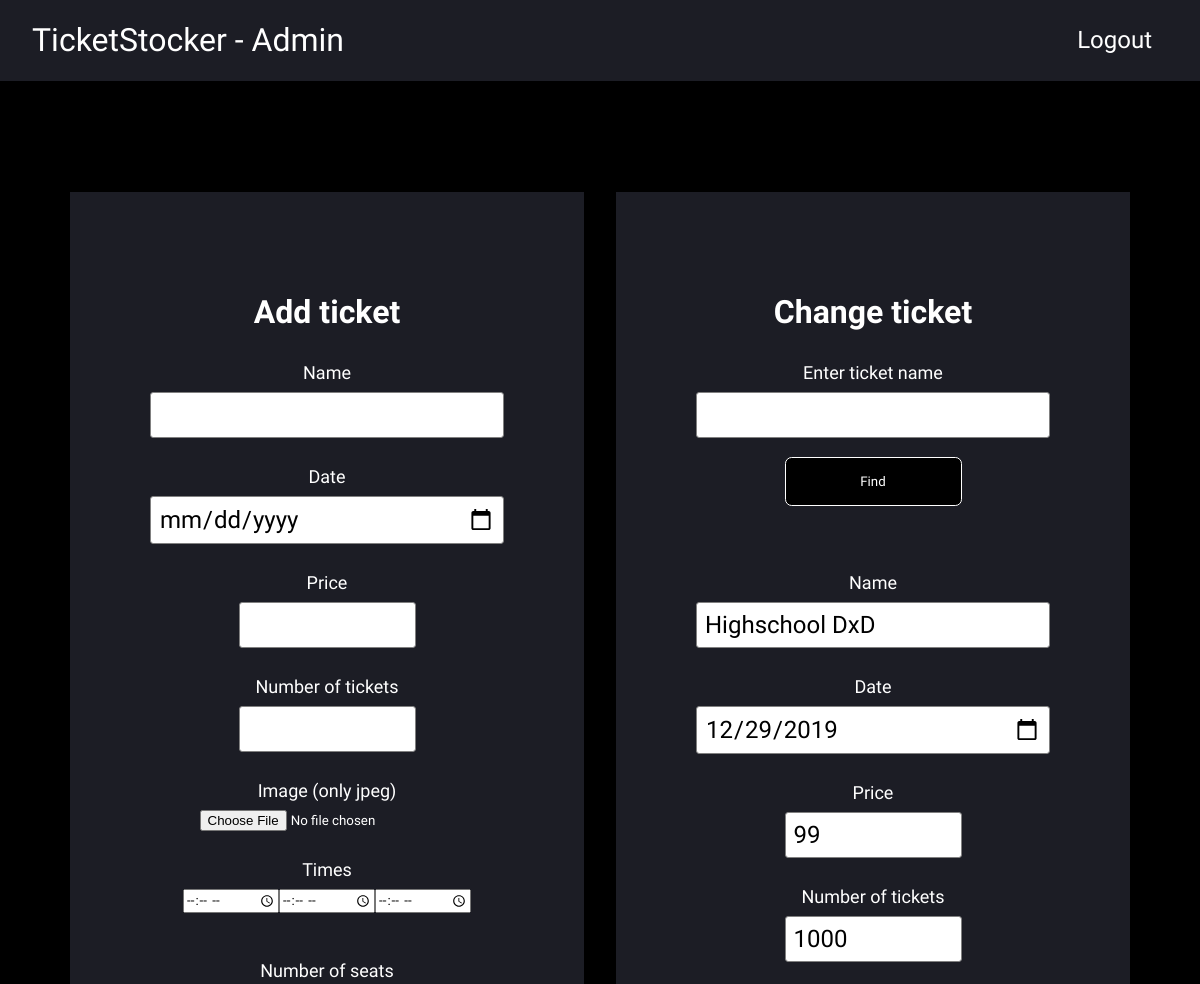
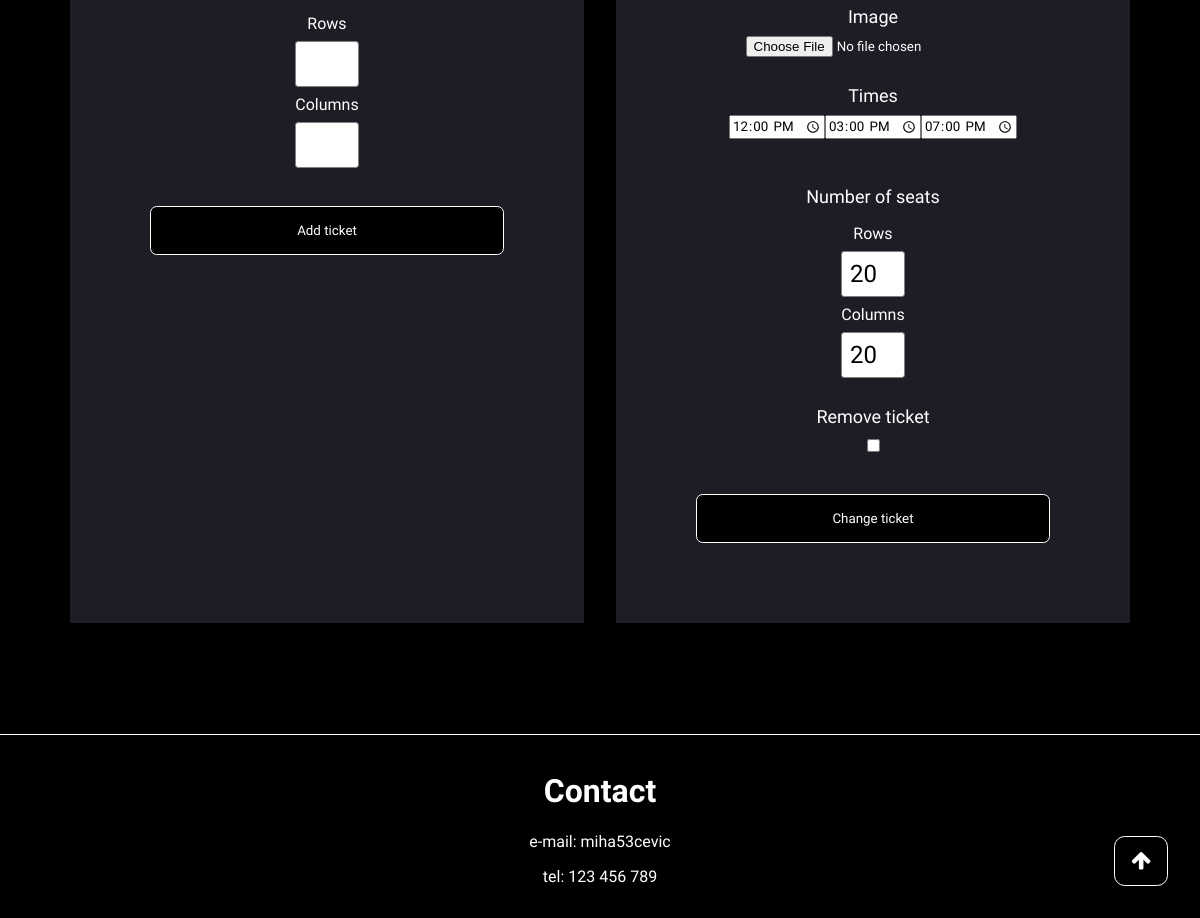
/admin/admin.php?change_ticket_name=Highschool DxD, run on an earlier commit of the app's database (2 pictures, top to bottom).
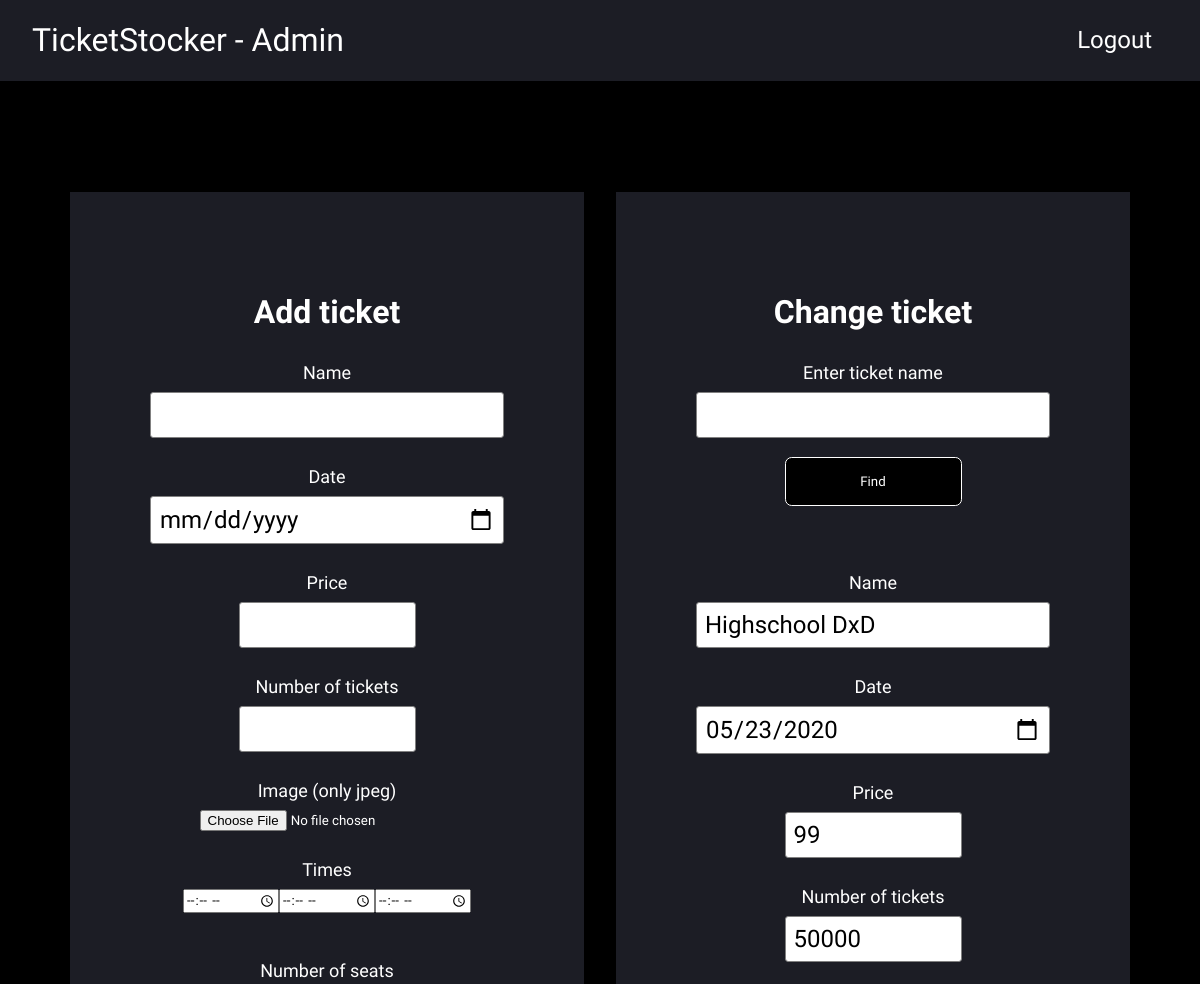
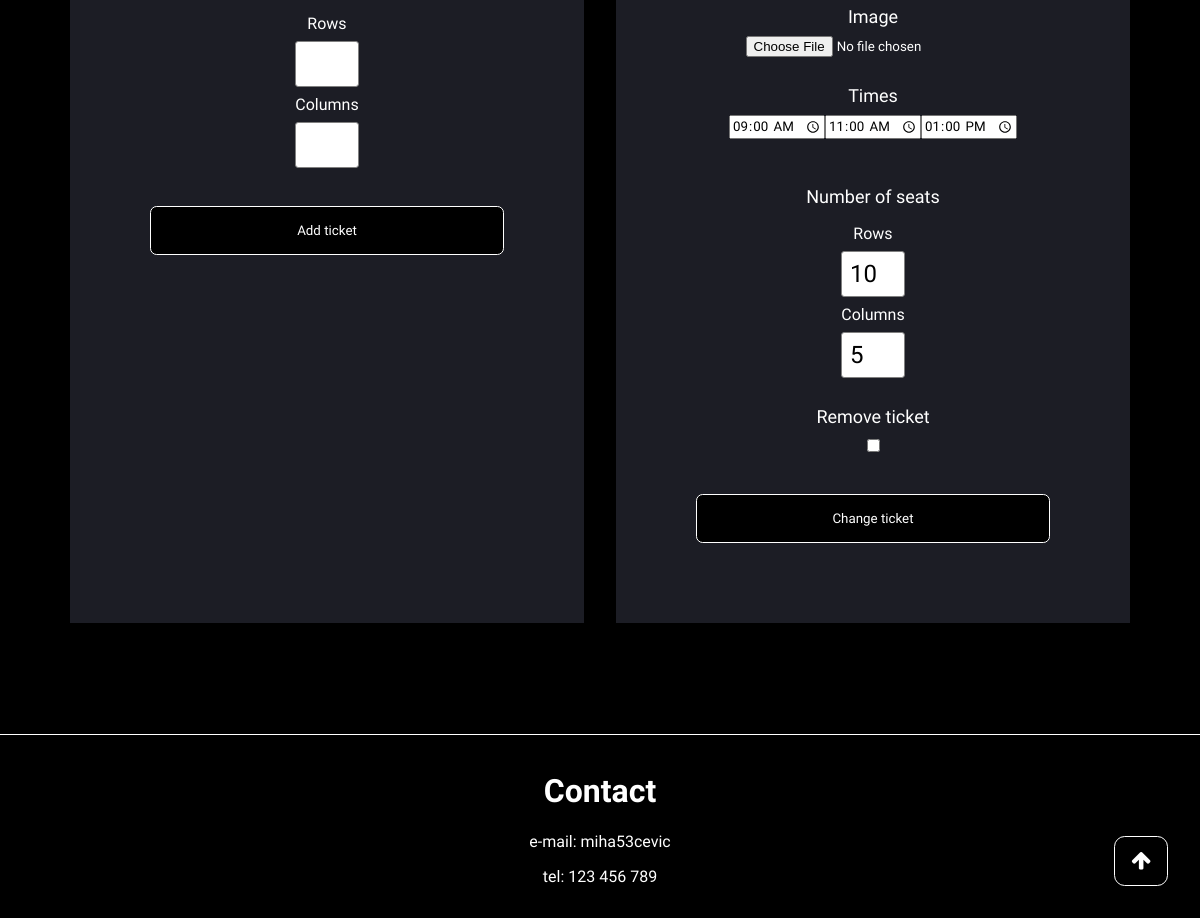
And on a later commit of the database (2 pictures, top to bottom).
### tables this page shows
CREATE TABLE `ticket` (
  `id` int(11) NOT NULL,
  `name` varchar(255) NOT NULL,
  `date` date NOT NULL,
  `price` int(11) NOT NULL
);

CREATE TABLE `ticket_num` (
  `id` int(11) NOT NULL,
  `ticket_num` int(11) NOT NULL
);

CREATE TABLE `times` (
  `id` int(11) NOT NULL,
  `time1` time NOT NULL,
  `time2` time DEFAULT NULL,
  `time3` time DEFAULT NULL
);

CREATE TABLE `seats` (
  `id` int(11) NOT NULL,
  `row` int(11) NOT NULL,
  `col` int(11) NOT NULL
);

### src/includes/utils.php (called while the page is built, shortened)
<?php
require_once 'SqlHandler.php';
function sql_data_exists($handler) {
    return count($handler->data) > 0;
}
?>

### src/includes/SqlHandler.php (called while the page is built, shortened)
<?php
    class SqlHandler {
        public $mysqli;
        function __construct($ip, $user, $pass, $database) {
            $this->mysqli = mysqli_connect($ip, $user, $pass, $database);
        }
        function querry($sql, $read) {
            $result = mysqli_query($this->mysqli, $sql);
            return true;
        }
    };
?>

### src/admin/admin.php (the view, shortened to what the changed rows need)
<?php
    if (!empty($_GET)) {
        $name = $_GET["change_ticket_name"];
        require_once '../includes/utils.php';
        $handler = createSqlHandler();
        $handler->querry("SELECT id FROM ticket WHERE ticket.name = '$name'", true);
        if (sql_data_exists($handler)) {
            $id = $handler->data[0]['id'];
            $handler->querry("SELECT * FROM ticket, seats, ticket_num, times WHERE ticket.id = '$id' AND seats.id = '$id' AND ticket_num.id = '$id' AND times.id = '$id'", true);
        }
        if (sql_data_exists($handler)) {
            $exists = true;
            $date = $handler->data[0]['date'];
            $price = $handler->data[0]['price'];
            $ticket_num = $handler->data[0]['ticket_num'];
            $ticket_time1 = $handler->data[0]['time1'];
            $ticket_time2 = $handler->data[0]['time2'];
            $ticket_time3 = $handler->data[0]['time3'];
            $ticket_row = $handler->data[0]['row'];
            $ticket_col = $handler->data[0]['col'];
        } else {
            $exists = false;
        }
    }
?>
<!DOCTYPE html>
<html lang="en">
<head>
    <link rel='stylesheet' href='https://cdnjs.cloudflare.com/ajax/libs/font-awesome/4.7.0/css/font-awesome.min.css'>
    <link rel="stylesheet" href="../main.css">
</head>
<body>
    <main class="main">
        <header class="header bg-sec-colour">
            <h1 class="header-title"> <a href="../index.php" class="header-title">TicketStocker - Admin</a> </h1>
        </header>
        <br><br><br><br><br>
        <div class="row">
            <div class="container bg-sec-colour" style="color: white;">
                <div class="content paddingL">
                    <form action='../server_requests/add_ticket.php' method='POST' enctype='multipart/form-data'>
                        <h1 style="color: white;">Add ticket</h1>
                        <input class="text-field" type="text" name='ticket_name' required><br><br>
                        <input class="text-field" type="date" name='ticket_date' required><br><br>
                        <br><br>
                        <input class="text-field w50" type="text" name='ticket_num' required><br><br>
                        <input type="file" accept="image/jpeg" name='ticket_img' id='ticket_img' required><br><br>
                        <br><br>
                        <br><br><br>
                </div>
            </div>
            <div class="container bg-sec-colour" style="color: white;">
                <div class="content paddingL">
                    <form action='' method='GET'>
                        <h1 style="color: white;">Change ticket</h1>
                        <input class="text-field w100" type="text" name='change_ticket_name'><br><br>
                    </form><br><br><br>
                    <?php
                        if (isset($exists) && $exists) {
                            printf('<form action="../server_requests/change_ticket.php" method="POST" enctype="multipart/form-data">');
                            printf('<p class="pHeader">Name</p>');
                            printf('<input class="text-field" type="text" name="ticket_name" value="%s"><br><br>', $name);
                            printf('<p class="pHeader">Date</p>');
                            printf('<input class="text-field" type="date" name="ticket_date" value="%s"><br><br>', $date);
                            printf('<p class="pHeader">Price</p>');
                            printf('<input class="text-field w50" type="number" name="ticket_price" value="%s">', $price);
                            printf('<br><br>');
                            printf('<p class="pHeader">Number of tickets</p>');
                            printf('<input class="text-field w50" type="text" name="ticket_num" value="%s"><br><br>', $ticket_num);
                            printf('<p class="pHeader">Image</p>');
                            printf('<input type="file" accept="image/jpeg" name="ticket_img"><br><br>');
                            printf('<p class="pHeader">Times</p>');
                            printf('<div class="row justify-content-center">');
                            printf('<input type="time" name="ticket_time1" value="%s">', $ticket_time1);
                            printf('<input type="time" name="ticket_time2" value="%s">', $ticket_time2);
                            printf('<input type="time" name="ticket_time3" value="%s">', $ticket_time3);
                            printf('</div><br><br>');
                            printf('<p class="pHeader">Number of seats</p>');
                            printf('<p class="pText">Rows</p>');
                            printf('<input type="number" class="text-field" style="width: 4rem;" name="ticket_row" value="%s">', $ticket_row);
                            printf('<p class="pText">Columns</p>');
                            printf('<input type="number" class="text-field" style="width: 4rem;" name="ticket_col" value="%s">', $ticket_col);
                            printf('<br><br>');
                            printf('<p class="pHeader">Remove ticket</p>');
                            printf('<input type="checkbox" name="ticket_remove">');
                            printf('<br><br><br>');
                            printf('<input type="hidden" name="id" value="%s">', $id);
                            printf('<input type="submit" class="button w100" value="Change ticket"></input>');
                            printf('</form>');
                        } else if (isset($exists) && !$exists) {
                            print('<p style="color: red"> Ticket does not exist! </p>');
                        }
                    ?>
                </div>
            </div>
        </div>
        <br><br><br><br><br>
        <?php
            include 'includes/footer.php'
        ?>
    </main>
</html>

What changed in the data, as far as the page shows it:
removed ticket: ticket_date "12/29/2019", ticket_price "99", ticket_num "1000", ticket_time1 "12:00:00", ticket_time2 "15:00:00", ticket_time3 "19:00:00", ticket_row "20", ticket_col "20"
added ticket: ticket_date "05/23/2020", ticket_price "99", ticket_num "50000", ticket_time1 "09:00:00", ticket_time2 "11:00:00", ticket_time3 "13:00:00", ticket_row "10", ticket_col "5"
